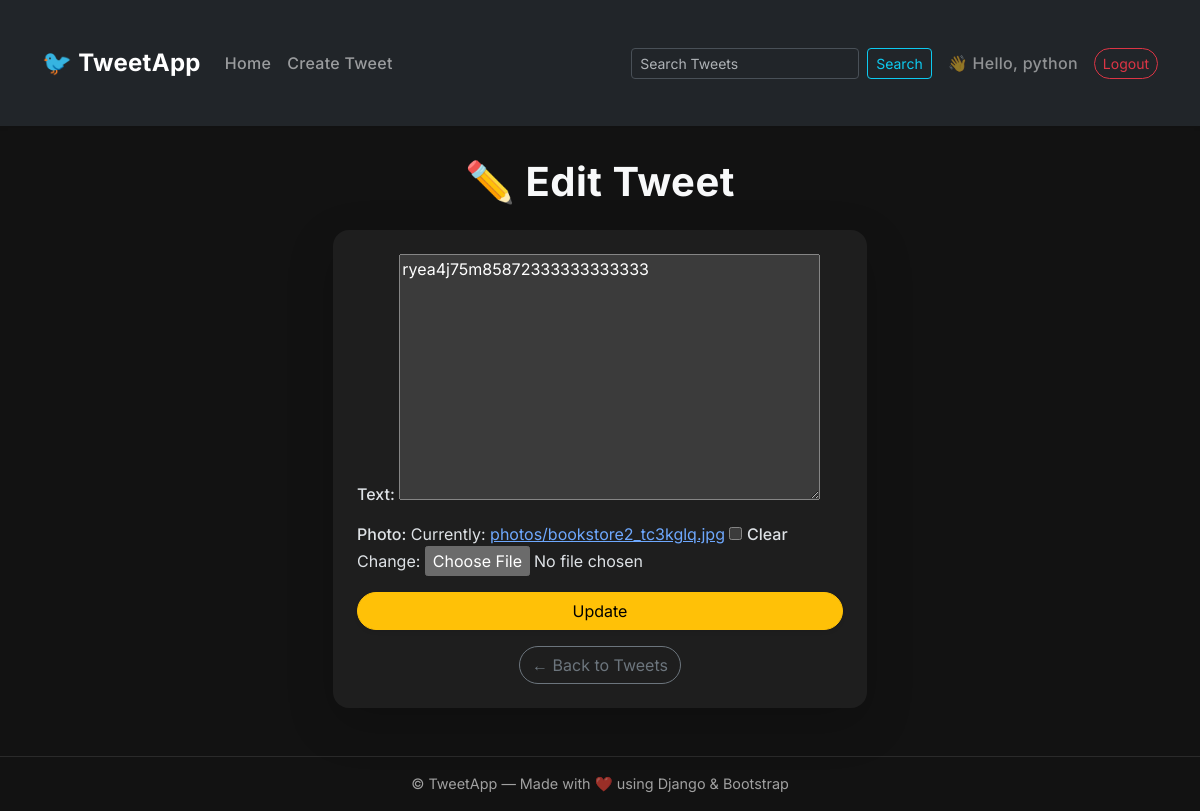
Page /tweet/8/edit/ (signed in) on the earlier database version.
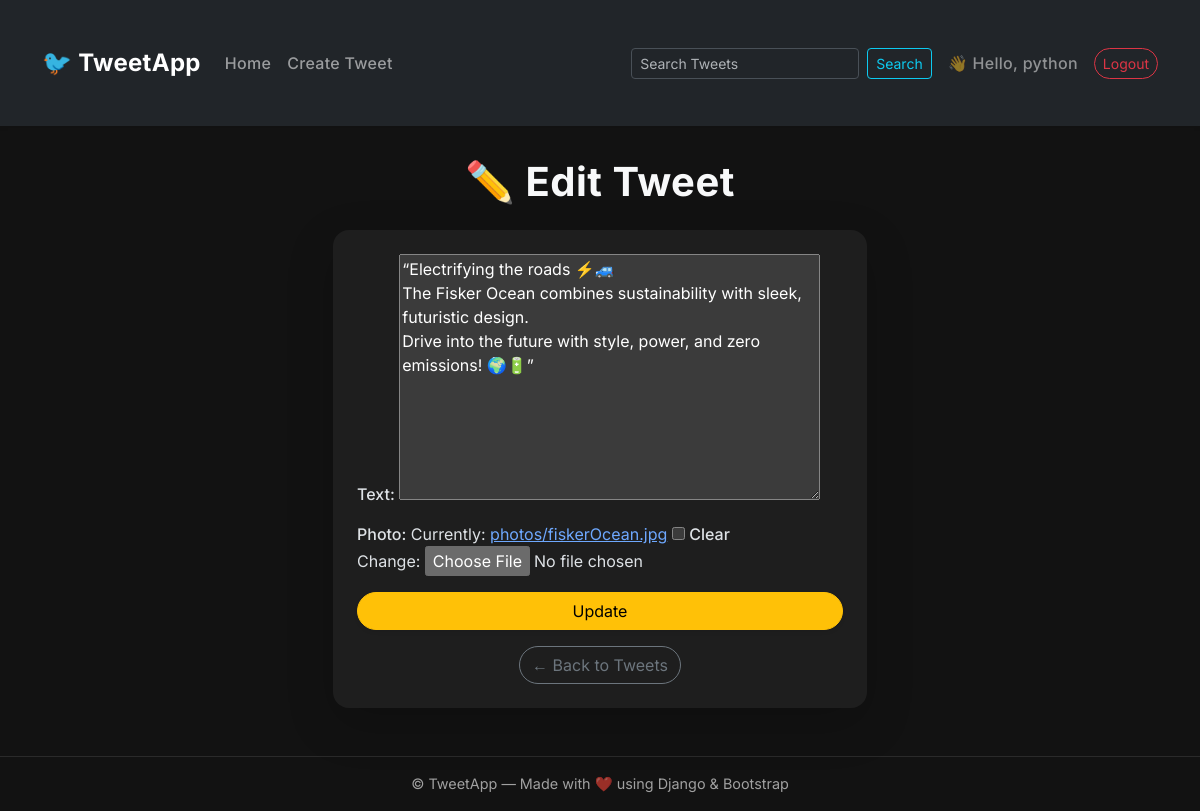
Same page on the later database version.
### tweet/models.py (models this page shows, shortened)
class Tweet(models.Model):
    user = models.ForeignKey(User, on_delete=models.CASCADE)
    text = models.TextField(max_length=280)
    photo = models.ImageField(upload_to='photos/', blank=True, null=True)
    created_at = models.DateTimeField(auto_now_add=True)
    updated_at = models.DateTimeField(auto_now=True)

### tweet/views.py (the view)
# urls.py: path("<int:tweet_id>/edit/", views.tweet_edit, name="tweet_edit"),
@login_required
def tweet_edit(request, tweet_id):
    tweet = get_object_or_404(Tweet, id=tweet_id, user=request.user)
    if request.method == 'POST':
        form = TweetForm(request.POST, request.FILES, instance=tweet)
        if form.is_valid():
            form.save()
            return redirect('tweet_list')
    else:
        form = TweetForm(instance=tweet)
    return render(request, 'tweet_form.html', {'form': form})

### tweet/forms.py
class TweetForm(forms.ModelForm):
    class Meta:
        model = Tweet
        fields = ['text', 'photo']

### tweet/templates/tweet_form.html (shortened to what this page needs)
{% extends "layout.html" %}
{% block content %}
<div class="container mt-4">
  <h1 class="text-center mb-4 fw-bold">
    {% if form.instance.pk %}
      ✏️ Edit Tweet
    {% else %}
      📝 Create Tweet
    {% endif %}
  </h1>
  <div class="row justify-content-center">
    <div class="col-md-8 col-lg-6">
      <div class="card shadow-lg rounded-4 border-0">
        <div class="card-body p-4">
          <form method="post" enctype="multipart/form-data">
            {{ form.as_p }}
            <button
              type="submit"
              class="btn btn-warning w-100 rounded-pill shadow-sm"
            >
              {% if form.instance.pk %}
                Update
              {% else %}
                Submit
              {% endif %}
            </button>
          </form>
          <div class="text-center mt-3">
            <a
              href="{% url 'tweet_list' %}"
              class="btn btn-outline-secondary rounded-pill"
            >
              ← Back to Tweets
            </a>
          </div>
        </div>
      </div>
    </div>
  </div>
</div>
{% endblock %}

Differences in the rows shown:
changed Tweet: text "ryea4j75m85872333333333333" → "“Electrifying the roads ⚡🚙 The Fisker Ocean combines sustainability with sleek, futuristic design. Drive into the future with style, power, and zero emissions! 🌍🔋”"
Other differences:
text no longer shown: "Text: Photo: Currently: photos/bookstore2_tc3kglq.jpg Clear Change:"
text now shown: "Text: Photo: Currently: photos/fiskerOcean.jpg Clear Change:"
